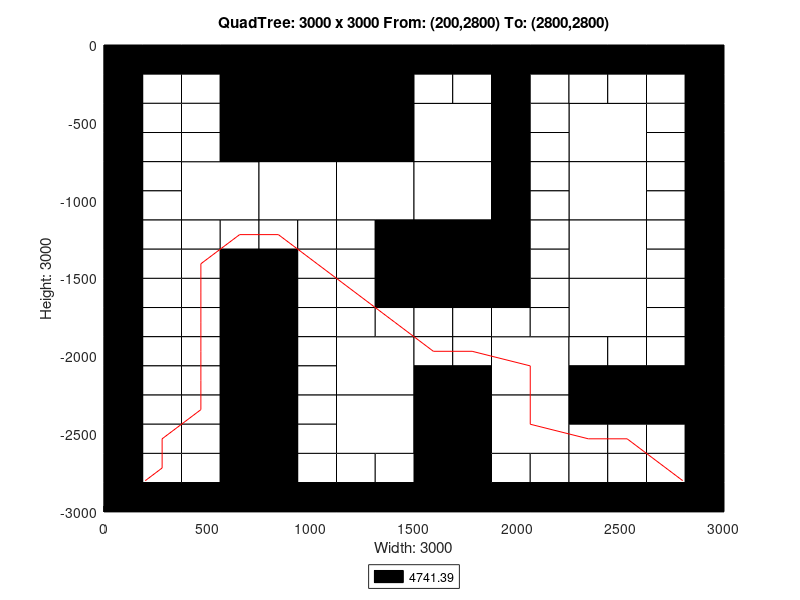

This figure's MATLAB source:
axis([0 3000 -3000 0]);
title('QuadTree: 3000 x 3000 From: (200,2800) To: (2800,2800)');
xlabel('Width: 3000');
ylabel('Height: 3000');
rectangle('Position',[750 -750 750 750], 'FaceColor',[0 0 0]);
rectangle('Position',[375 -1125 375 375], 'FaceColor',[1 1 1]);
rectangle('Position',[750 -1125 375 375], 'FaceColor',[1 1 1]);
rectangle('Position',[1125 -1125 375 375], 'FaceColor',[1 1 1]);
rectangle('Position',[1500 -750 375 375], 'FaceColor',[1 1 1]);
rectangle('Position',[2250 -750 375 375], 'FaceColor',[1 1 1]);
rectangle('Position',[1500 -1125 375 375], 'FaceColor',[1 1 1]);
rectangle('Position',[1500 -1500 375 375], 'FaceColor',[0 0 0]);
rectangle('Position',[2250 -1125 375 375], 'FaceColor',[1 1 1]);
rectangle('Position',[2250 -1500 375 375], 'FaceColor',[1 1 1]);
rectangle('Position',[1125 -2250 375 375], 'FaceColor',[1 1 1]);
rectangle('Position',[1125 -2625 375 375], 'FaceColor',[1 1 1]);
rectangle('Position',[1875 -2250 375 375], 'FaceColor',[1 1 1]);
rectangle('Position',[2250 -1875 375 375], 'FaceColor',[1 1 1]);
rectangle('Position',[1500 -2625 375 375], 'FaceColor',[0 0 0]);
rectangle('Position',[1875 -2625 375 375], 'FaceColor',[1 1 1]);
rectangle('Position',[1500 -3000 375 375], 'FaceColor',[0 0 0]);
rectangle('Position',[0 -187.5 187.5 187.5], 'FaceColor',[0 0 0]);
rectangle('Position',[187.5 -187.5 187.5 187.5], 'FaceColor',[0 0 0]);
rectangle('Position',[0 -375 187.5 187.5], 'FaceColor',[0 0 0]);
rectangle('Position',[187.5 -375 187.5 187.5], 'FaceColor',[1 1 1]);
rectangle('Position',[375 -187.5 187.5 187.5], 'FaceColor',[0 0 0]);
rectangle('Position',[562.5 -187.5 187.5 187.5], 'FaceColor',[0 0 0]);
rectangle('Position',[375 -375 187.5 187.5], 'FaceColor',[1 1 1]);
rectangle('Position',[562.5 -375 187.5 187.5], 'FaceColor',[0 0 0]);
rectangle('Position',[0 -562.5 187.5 187.5], 'FaceColor',[0 0 0]);
rectangle('Position',[187.5 -562.5 187.5 187.5], 'FaceColor',[1 1 1]);
rectangle('Position',[0 -750 187.5 187.5], 'FaceColor',[0 0 0]);
rectangle('Position',[187.5 -750 187.5 187.5], 'FaceColor',[1 1 1]);
rectangle('Position',[375 -562.5 187.5 187.5], 'FaceColor',[1 1 1]);
rectangle('Position',[562.5 -562.5 187.5 187.5], 'FaceColor',[0 0 0]);
rectangle('Position',[375 -750 187.5 187.5], 'FaceColor',[1 1 1]);
rectangle('Position',[562.5 -750 187.5 187.5], 'FaceColor',[0 0 0]);
rectangle('Position',[0 -937.5 187.5 187.5], 'FaceColor',[0 0 0]);
rectangle('Position',[187.5 -937.5 187.5 187.5], 'FaceColor',[1 1 1]);
rectangle('Position',[0 -1125 187.5 187.5], 'FaceColor',[0 0 0]);
rectangle('Position',[187.5 -1125 187.5 187.5], 'FaceColor',[1 1 1]);
rectangle('Position',[0 -1312.5 187.5 187.5], 'FaceColor',[0 0 0]);
rectangle('Position',[187.5 -1312.5 187.5 187.5], 'FaceColor',[1 1 1]);
rectangle('Position',[0 -1500 187.5 187.5], 'FaceColor',[0 0 0]);
rectangle('Position',[187.5 -1500 187.5 187.5], 'FaceColor',[1 1 1]);
rectangle('Position',[375 -1312.5 187.5 187.5], 'FaceColor',[1 1 1]);
rectangle('Position',[562.5 -1312.5 187.5 187.5], 'FaceColor',[1 1 1]);
rectangle('Position',[375 -1500 187.5 187.5], 'FaceColor',[1 1 1]);
rectangle('Position',[562.5 -1500 187.5 187.5], 'FaceColor',[0 0 0]);
rectangle('Position',[750 -1312.5 187.5 187.5], 'FaceColor',[1 1 1]);
rectangle('Position',[937.5 -1312.5 187.5 187.5], 'FaceColor',[1 1 1]);
rectangle('Position',[750 -1500 187.5 187.5], 'FaceColor',[0 0 0]);
rectangle('Position',[937.5 -1500 187.5 187.5], 'FaceColor',[1 1 1]);
rectangle('Position',[1125 -1312.5 187.5 187.5], 'FaceColor',[1 1 1]);
rectangle('Position',[1312.5 -1312.5 187.5 187.5], 'FaceColor',[0 0 0]);
rectangle('Position',[1125 -1500 187.5 187.5], 'FaceColor',[1 1 1]);
rectangle('Position',[1312.5 -1500 187.5 187.5], 'FaceColor',[0 0 0]);
rectangle('Position',[1500 -187.5 187.5 187.5], 'FaceColor',[0 0 0]);
rectangle('Position',[1687.5 -187.5 187.5 187.5], 'FaceColor',[0 0 0]);
rectangle('Position',[1500 -375 187.5 187.5], 'FaceColor',[1 1 1]);
rectangle('Position',[1687.5 -375 187.5 187.5], 'FaceColor',[1 1 1]);
rectangle('Position',[1875 -187.5 187.5 187.5], 'FaceColor',[0 0 0]);
rectangle('Position',[2062.5 -187.5 187.5 187.5], 'FaceColor',[0 0 0]);
rectangle('Position',[1875 -375 187.5 187.5], 'FaceColor',[0 0 0]);
rectangle('Position',[2062.5 -375 187.5 187.5], 'FaceColor',[1 1 1]);
rectangle('Position',[1875 -562.5 187.5 187.5], 'FaceColor',[0 0 0]);
rectangle('Position',[2062.5 -562.5 187.5 187.5], 'FaceColor',[1 1 1]);
rectangle('Position',[1875 -750 187.5 187.5], 'FaceColor',[0 0 0]);
rectangle('Position',[2062.5 -750 187.5 187.5], 'FaceColor',[1 1 1]);
rectangle('Position',[2250 -187.5 187.5 187.5], 'FaceColor',[0 0 0]);
rectangle('Position',[2437.5 -187.5 187.5 187.5], 'FaceColor',[0 0 0]);
rectangle('Position',[2250 -375 187.5 187.5], 'FaceColor',[1 1 1]);
rectangle('Position',[2437.5 -375 187.5 187.5], 'FaceColor',[1 1 1]);
rectangle('Position',[2625 -187.5 187.5 187.5], 'FaceColor',[0 0 0]);
rectangle('Position',[2812.5 -187.5 187.5 187.5], 'FaceColor',[0 0 0]);
rectangle('Position',[2625 -375 187.5 187.5], 'FaceColor',[1 1 1]);
rectangle('Position',[2812.5 -375 187.5 187.5], 'FaceColor',[0 0 0]);
rectangle('Position',[2625 -562.5 187.5 187.5], 'FaceColor',[1 1 1]);
rectangle('Position',[2812.5 -562.5 187.5 187.5], 'FaceColor',[0 0 0]);
rectangle('Position',[2625 -750 187.5 187.5], 'FaceColor',[1 1 1]);
rectangle('Position',[2812.5 -750 187.5 187.5], 'FaceColor',[0 0 0]);
rectangle('Position',[1875 -937.5 187.5 187.5], 'FaceColor',[0 0 0]);
rectangle('Position',[2062.5 -937.5 187.5 187.5], 'FaceColor',[1 1 1]);
rectangle('Position',[1875 -1125 187.5 187.5], 'FaceColor',[0 0 0]);
rectangle('Position',[2062.5 -1125 187.5 187.5], 'FaceColor',[1 1 1]);
rectangle('Position',[1875 -1312.5 187.5 187.5], 'FaceColor',[0 0 0]);
rectangle('Position',[2062.5 -1312.5 187.5 187.5], 'FaceColor',[1 1 1]);
rectangle('Position',[1875 -1500 187.5 187.5], 'FaceColor',[0 0 0]);
rectangle('Position',[2062.5 -1500 187.5 187.5], 'FaceColor',[1 1 1]);
rectangle('Position',[2625 -937.5 187.5 187.5], 'FaceColor',[1 1 1]);
rectangle('Position',[2812.5 -937.5 187.5 187.5], 'FaceColor',[0 0 0]);
rectangle('Position',[2625 -1125 187.5 187.5], 'FaceColor',[1 1 1]);
rectangle('Position',[2812.5 -1125 187.5 187.5], 'FaceColor',[0 0 0]);
rectangle('Position',[2625 -1312.5 187.5 187.5], 'FaceColor',[1 1 1]);
rectangle('Position',[2812.5 -1312.5 187.5 187.5], 'FaceColor',[0 0 0]);
rectangle('Position',[2625 -1500 187.5 187.5], 'FaceColor',[1 1 1]);
rectangle('Position',[2812.5 -1500 187.5 187.5], 'FaceColor',[0 0 0]);
rectangle('Position',[0 -1687.5 187.5 187.5], 'FaceColor',[0 0 0]);
rectangle('Position',[187.5 -1687.5 187.5 187.5], 'FaceColor',[1 1 1]);
rectangle('Position',[0 -1875 187.5 187.5], 'FaceColor',[0 0 0]);
rectangle('Position',[187.5 -1875 187.5 187.5], 'FaceColor',[1 1 1]);
rectangle('Position',[375 -1687.5 187.5 187.5], 'FaceColor',[1 1 1]);
rectangle('Position',[562.5 -1687.5 187.5 187.5], 'FaceColor',[0 0 0]);
rectangle('Position',[375 -1875 187.5 187.5], 'FaceColor',[1 1 1]);
rectangle('Position',[562.5 -1875 187.5 187.5], 'FaceColor',[0 0 0]);
rectangle('Position',[0 -2062.5 187.5 187.5], 'FaceColor',[0 0 0]);
rectangle('Position',[187.5 -2062.5 187.5 187.5], 'FaceColor',[1 1 1]);
rectangle('Position',[0 -2250 187.5 187.5], 'FaceColor',[0 0 0]);
rectangle('Position',[187.5 -2250 187.5 187.5], 'FaceColor',[1 1 1]);
rectangle('Position',[375 -2062.5 187.5 187.5], 'FaceColor',[1 1 1]);
rectangle('Position',[562.5 -2062.5 187.5 187.5], 'FaceColor',[0 0 0]);
rectangle('Position',[375 -2250 187.5 187.5], 'FaceColor',[1 1 1]);
rectangle('Position',[562.5 -2250 187.5 187.5], 'FaceColor',[0 0 0]);
rectangle('Position',[750 -1687.5 187.5 187.5], 'FaceColor',[0 0 0]);
rectangle('Position',[937.5 -1687.5 187.5 187.5], 'FaceColor',[1 1 1]);
rectangle('Position',[750 -1875 187.5 187.5], 'FaceColor',[0 0 0]);
rectangle('Position',[937.5 -1875 187.5 187.5], 'FaceColor',[1 1 1]);
rectangle('Position',[1125 -1687.5 187.5 187.5], 'FaceColor',[1 1 1]);
rectangle('Position',[1312.5 -1687.5 187.5 187.5], 'FaceColor',[0 0 0]);
rectangle('Position',[1125 -1875 187.5 187.5], 'FaceColor',[1 1 1]);
rectangle('Position',[1312.5 -1875 187.5 187.5], 'FaceColor',[1 1 1]);
rectangle('Position',[750 -2062.5 187.5 187.5], 'FaceColor',[0 0 0]);
rectangle('Position',[937.5 -2062.5 187.5 187.5], 'FaceColor',[1 1 1]);
rectangle('Position',[750 -2250 187.5 187.5], 'FaceColor',[0 0 0]);
rectangle('Position',[937.5 -2250 187.5 187.5], 'FaceColor',[1 1 1]);
rectangle('Position',[0 -2437.5 187.5 187.5], 'FaceColor',[0 0 0]);
rectangle('Position',[187.5 -2437.5 187.5 187.5], 'FaceColor',[1 1 1]);
rectangle('Position',[0 -2625 187.5 187.5], 'FaceColor',[0 0 0]);
rectangle('Position',[187.5 -2625 187.5 187.5], 'FaceColor',[1 1 1]);
rectangle('Position',[375 -2437.5 187.5 187.5], 'FaceColor',[1 1 1]);
rectangle('Position',[562.5 -2437.5 187.5 187.5], 'FaceColor',[0 0 0]);
rectangle('Position',[375 -2625 187.5 187.5], 'FaceColor',[1 1 1]);
rectangle('Position',[562.5 -2625 187.5 187.5], 'FaceColor',[0 0 0]);
rectangle('Position',[0 -2812.5 187.5 187.5], 'FaceColor',[0 0 0]);
rectangle('Position',[187.5 -2812.5 187.5 187.5], 'FaceColor',[1 1 1]);
rectangle('Position',[0 -3000 187.5 187.5], 'FaceColor',[0 0 0]);
rectangle('Position',[187.5 -3000 187.5 187.5], 'FaceColor',[0 0 0]);
rectangle('Position',[375 -2812.5 187.5 187.5], 'FaceColor',[1 1 1]);
rectangle('Position',[562.5 -2812.5 187.5 187.5], 'FaceColor',[0 0 0]);
rectangle('Position',[375 -3000 187.5 187.5], 'FaceColor',[0 0 0]);
rectangle('Position',[562.5 -3000 187.5 187.5], 'FaceColor',[0 0 0]);
rectangle('Position',[750 -2437.5 187.5 187.5], 'FaceColor',[0 0 0]);
rectangle('Position',[937.5 -2437.5 187.5 187.5], 'FaceColor',[1 1 1]);
rectangle('Position',[750 -2625 187.5 187.5], 'FaceColor',[0 0 0]);
rectangle('Position',[937.5 -2625 187.5 187.5], 'FaceColor',[1 1 1]);
rectangle('Position',[750 -2812.5 187.5 187.5], 'FaceColor',[0 0 0]);
rectangle('Position',[937.5 -2812.5 187.5 187.5], 'FaceColor',[1 1 1]);
rectangle('Position',[750 -3000 187.5 187.5], 'FaceColor',[0 0 0]);
rectangle('Position',[937.5 -3000 187.5 187.5], 'FaceColor',[0 0 0]);
rectangle('Position',[1125 -2812.5 187.5 187.5], 'FaceColor',[1 1 1]);
rectangle('Position',[1312.5 -2812.5 187.5 187.5], 'FaceColor',[1 1 1]);
rectangle('Position',[1125 -3000 187.5 187.5], 'FaceColor',[0 0 0]);
rectangle('Position',[1312.5 -3000 187.5 187.5], 'FaceColor',[0 0 0]);
rectangle('Position',[1500 -1687.5 187.5 187.5], 'FaceColor',[0 0 0]);
rectangle('Position',[1687.5 -1687.5 187.5 187.5], 'FaceColor',[0 0 0]);
rectangle('Position',[1500 -1875 187.5 187.5], 'FaceColor',[1 1 1]);
rectangle('Position',[1687.5 -1875 187.5 187.5], 'FaceColor',[1 1 1]);
rectangle('Position',[1875 -1687.5 187.5 187.5], 'FaceColor',[0 0 0]);
rectangle('Position',[2062.5 -1687.5 187.5 187.5], 'FaceColor',[1 1 1]);
rectangle('Position',[1875 -1875 187.5 187.5], 'FaceColor',[1 1 1]);
rectangle('Position',[2062.5 -1875 187.5 187.5], 'FaceColor',[1 1 1]);
rectangle('Position',[1500 -2062.5 187.5 187.5], 'FaceColor',[1 1 1]);
rectangle('Position',[1687.5 -2062.5 187.5 187.5], 'FaceColor',[1 1 1]);
rectangle('Position',[1500 -2250 187.5 187.5], 'FaceColor',[0 0 0]);
rectangle('Position',[1687.5 -2250 187.5 187.5], 'FaceColor',[0 0 0]);
rectangle('Position',[2625 -1687.5 187.5 187.5], 'FaceColor',[1 1 1]);
rectangle('Position',[2812.5 -1687.5 187.5 187.5], 'FaceColor',[0 0 0]);
rectangle('Position',[2625 -1875 187.5 187.5], 'FaceColor',[1 1 1]);
rectangle('Position',[2812.5 -1875 187.5 187.5], 'FaceColor',[0 0 0]);
rectangle('Position',[2250 -2062.5 187.5 187.5], 'FaceColor',[1 1 1]);
rectangle('Position',[2437.5 -2062.5 187.5 187.5], 'FaceColor',[1 1 1]);
rectangle('Position',[2250 -2250 187.5 187.5], 'FaceColor',[0 0 0]);
rectangle('Position',[2437.5 -2250 187.5 187.5], 'FaceColor',[0 0 0]);
rectangle('Position',[2625 -2062.5 187.5 187.5], 'FaceColor',[1 1 1]);
rectangle('Position',[2812.5 -2062.5 187.5 187.5], 'FaceColor',[0 0 0]);
rectangle('Position',[2625 -2250 187.5 187.5], 'FaceColor',[0 0 0]);
rectangle('Position',[2812.5 -2250 187.5 187.5], 'FaceColor',[0 0 0]);
rectangle('Position',[1875 -2812.5 187.5 187.5], 'FaceColor',[1 1 1]);
rectangle('Position',[2062.5 -2812.5 187.5 187.5], 'FaceColor',[1 1 1]);
rectangle('Position',[1875 -3000 187.5 187.5], 'FaceColor',[0 0 0]);
rectangle('Position',[2062.5 -3000 187.5 187.5], 'FaceColor',[0 0 0]);
rectangle('Position',[2250 -2437.5 187.5 187.5], 'FaceColor',[0 0 0]);
rectangle('Position',[2437.5 -2437.5 187.5 187.5], 'FaceColor',[0 0 0]);
rectangle('Position',[2250 -2625 187.5 187.5], 'FaceColor',[1 1 1]);
rectangle('Position',[2437.5 -2625 187.5 187.5], 'FaceColor',[1 1 1]);
rectangle('Position',[2625 -2437.5 187.5 187.5], 'FaceColor',[0 0 0]);
rectangle('Position',[2812.5 -2437.5 187.5 187.5], 'FaceColor',[0 0 0]);
rectangle('Position',[2625 -2625 187.5 187.5], 'FaceColor',[1 1 1]);
rectangle('Position',[2812.5 -2625 187.5 187.5], 'FaceColor',[0 0 0]);
rectangle('Position',[2250 -2812.5 187.5 187.5], 'FaceColor',[1 1 1]);
rectangle('Position',[2437.5 -2812.5 187.5 187.5], 'FaceColor',[1 1 1]);
rectangle('Position',[2250 -3000 187.5 187.5], 'FaceColor',[0 0 0]);
rectangle('Position',[2437.5 -3000 187.5 187.5], 'FaceColor',[0 0 0]);
rectangle('Position',[2625 -2812.5 187.5 187.5], 'FaceColor',[1 1 1]);
rectangle('Position',[2812.5 -2812.5 187.5 187.5], 'FaceColor',[0 0 0]);
rectangle('Position',[2625 -3000 187.5 187.5], 'FaceColor',[0 0 0]);
rectangle('Position',[2812.5 -3000 187.5 187.5], 'FaceColor',[0 0 0]);
X=[2800,2718.75,2531.25,2343.75,2062.5,2062.5,1781.25,1593.75,1406.25,1218.75,1031.25,843.75,656.25,468.75,468.75,468.75,468.75,468.75,468.75,281.25,281.25,200];
Y=[-2800,-2718.75,-2531.25,-2531.25,-2437.5,-2062.5,-1968.75,-1968.75,-1781.25,-1593.75,-1406.25,-1218.75,-1218.75,-1406.25,-1593.75,-1781.25,-1968.75,-2156.25,-2343.75,-2531.25,-2718.75,-2800];
hold on;
plot(X,Y,'r');
legend('4741.39','Location','southoutside');
